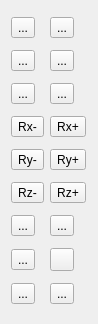
<?xml version="1.0" encoding="UTF-8"?>
<ui version="4.0">
 <class>Navigation3DControls</class>
 <widget class="QWidget" name="Navigation3DControls">
  <property name="geometry">
   <rect>
    <x>0</x>
    <y>0</y>
    <width>98</width>
    <height>324</height>
   </rect>
  </property>
  <property name="sizePolicy">
   <sizepolicy hsizetype="Fixed" vsizetype="Fixed">
    <horstretch>0</horstretch>
    <verstretch>0</verstretch>
   </sizepolicy>
  </property>
  <property name="windowTitle">
   <string>Form</string>
  </property>
  <layout class="QGridLayout" name="gridLayout">
   <item row="2" column="1">
    <widget class="QToolButton" name="tbMoveFront">
     <property name="text">
      <string>...</string>
     </property>
     <property name="icon">
      <iconset>
       <normalon>:/icons/images/move-front_32x32.png</normalon>
      </iconset>
     </property>
     <property name="autoRepeat">
      <bool>true</bool>
     </property>
    </widget>
   </item>
   <item row="6" column="1">
    <widget class="QToolButton" name="tbScaleXPos">
     <property name="text">
      <string>...</string>
     </property>
     <property name="icon">
      <iconset>
       <normalon>:/images/grow-x_32x32.png</normalon>
      </iconset>
     </property>
     <property name="autoRepeat">
      <bool>true</bool>
     </property>
    </widget>
   </item>
   <item row="8" column="1">
    <widget class="QToolButton" name="tbScaleYPos">
     <property name="text">
      <string>...</string>
     </property>
     <property name="icon">
      <iconset>
       <normalon>:/images/grow-y_32x32.png</normalon>
      </iconset>
     </property>
     <property name="autoRepeat">
      <bool>true</bool>
     </property>
    </widget>
   </item>
   <item row="7" column="1">
    <widget class="QToolButton" name="tbScaleZPos">
     <property name="text">
      <string/>
     </property>
     <property name="icon">
      <iconset>
       <normalon>:/images/grow-z_32x32.png</normalon>
      </iconset>
     </property>
     <property name="autoRepeat">
      <bool>true</bool>
     </property>
    </widget>
   </item>
   <item row="0" column="0">
    <widget class="QToolButton" name="tbMoveLeft">
     <property name="text">
      <string>...</string>
     </property>
     <property name="icon">
      <iconset>
       <normalon>:/icons/images/move-left_32x32.png</normalon>
      </iconset>
     </property>
     <property name="autoRepeat">
      <bool>true</bool>
     </property>
    </widget>
   </item>
   <item row="2" column="0">
    <widget class="QToolButton" name="tbMoveBack">
     <property name="text">
      <string>...</string>
     </property>
     <property name="icon">
      <iconset>
       <normalon>:/icons/images/move-back_32x32.png</normalon>
      </iconset>
     </property>
     <property name="autoRepeat">
      <bool>true</bool>
     </property>
    </widget>
   </item>
   <item row="3" column="0">
    <widget class="QToolButton" name="tbRotateXNeg">
     <property name="text">
      <string>Rx-</string>
     </property>
     <property name="autoRepeat">
      <bool>true</bool>
     </property>
    </widget>
   </item>
   <item row="1" column="0">
    <widget class="QToolButton" name="tbMoveDown">
     <property name="text">
      <string>...</string>
     </property>
     <property name="icon">
      <iconset>
       <normalon>:/icons/images/move-down_32x32.png</normalon>
      </iconset>
     </property>
     <property name="autoRepeat">
      <bool>true</bool>
     </property>
    </widget>
   </item>
   <item row="1" column="1">
    <widget class="QToolButton" name="tbMoveUp">
     <property name="text">
      <string>...</string>
     </property>
     <property name="icon">
      <iconset>
       <normalon>:/icons/images/move-up_32x32.png</normalon>
      </iconset>
     </property>
     <property name="autoRepeat">
      <bool>true</bool>
     </property>
    </widget>
   </item>
   <item row="6" column="0">
    <widget class="QToolButton" name="tbScaleXNeg">
     <property name="text">
      <string>...</string>
     </property>
     <property name="icon">
      <iconset>
       <normalon>:/images/shrink-x_32x32.png</normalon>
      </iconset>
     </property>
     <property name="autoRepeat">
      <bool>true</bool>
     </property>
    </widget>
   </item>
   <item row="4" column="1">
    <widget class="QToolButton" name="tbRotateYPos">
     <property name="text">
      <string>Ry+</string>
     </property>
     <property name="autoRepeat">
      <bool>true</bool>
     </property>
    </widget>
   </item>
   <item row="4" column="0">
    <widget class="QToolButton" name="tbRotateYNeg">
     <property name="text">
      <string>Ry-</string>
     </property>
     <property name="autoRepeat">
      <bool>true</bool>
     </property>
    </widget>
   </item>
   <item row="3" column="1">
    <widget class="QToolButton" name="tbRotateXPos">
     <property name="text">
      <string>Rx+</string>
     </property>
     <property name="autoRepeat">
      <bool>true</bool>
     </property>
    </widget>
   </item>
   <item row="5" column="1">
    <widget class="QToolButton" name="tbRotateZPos">
     <property name="text">
      <string>Rz+</string>
     </property>
     <property name="autoRepeat">
      <bool>true</bool>
     </property>
    </widget>
   </item>
   <item row="5" column="0">
    <widget class="QToolButton" name="tbRotateZNeg">
     <property name="text">
      <string>Rz-</string>
     </property>
     <property name="autoRepeat">
      <bool>true</bool>
     </property>
    </widget>
   </item>
   <item row="7" column="0">
    <widget class="QToolButton" name="tbScaleZNeg">
     <property name="text">
      <string>...</string>
     </property>
     <property name="icon">
      <iconset>
       <normalon>:/images/shrink-z_32x32.png</normalon>
      </iconset>
     </property>
     <property name="autoRepeat">
      <bool>true</bool>
     </property>
    </widget>
   </item>
   <item row="8" column="0">
    <widget class="QToolButton" name="tbScaleYNeg">
     <property name="text">
      <string>...</string>
     </property>
     <property name="icon">
      <iconset>
       <normalon>:/images/shrink-y_32x32.png</normalon>
      </iconset>
     </property>
     <property name="autoRepeat">
      <bool>true</bool>
     </property>
    </widget>
   </item>
   <item row="0" column="1">
    <widget class="QToolButton" name="tbMoveRight">
     <property name="text">
      <string>...</string>
     </property>
     <property name="icon">
      <iconset>
       <normalon>:/icons/images/move-right_32x32.png</normalon>
      </iconset>
     </property>
     <property name="autoRepeat">
      <bool>true</bool>
     </property>
    </widget>
   </item>
  </layout>
 </widget>
 <resources/>
 <connections/>
</ui>
